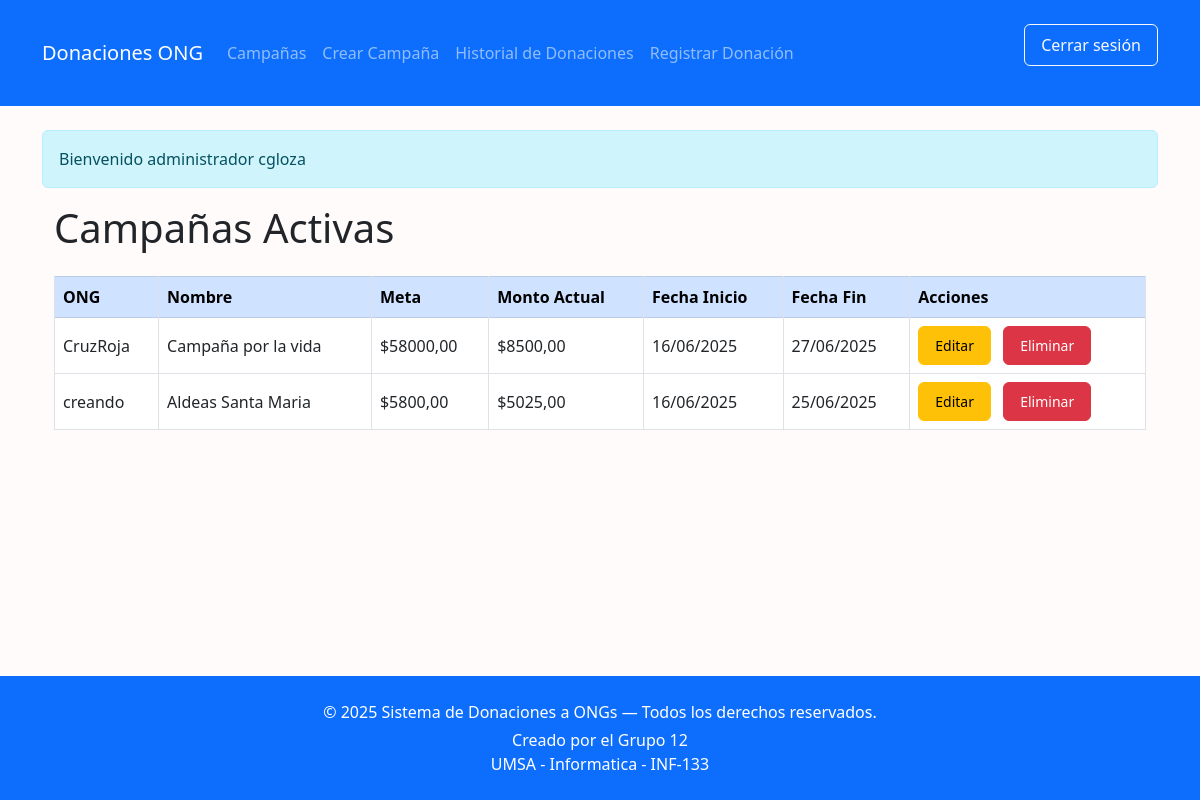
The page /campaña/ (signed in) on the database its author committed.
### core/models.py (models this page shows, shortened)
class Campaña(models.Model):
    ong = models.ForeignKey('ONG', on_delete=models.CASCADE)
    nombre = models.CharField(max_length=100)
    monto_actual = models.DecimalField(max_digits=10, decimal_places=2, default=0)
    meta = models.DecimalField(
        max_digits=10,
        decimal_places=2,
        validators=[MinValueValidator(0.01)]  # mínimo 0.01
    )
    descripcion = models.TextField(default='')
    fecha_inicio = models.DateField()
    fecha_fin = models.DateField()

class ONG(models.Model):
    user = models.OneToOneField(User, on_delete=models.CASCADE)
    descripcion = models.TextField()
    direccion = models.CharField(max_length=200)

### core/views.py (called while the page is built)
@login_required
def mostrar_campañas(request):
    campañas = Campaña.objects.all()
    return render(request, 'core/mostrar_campañas.html', {'campañas': campañas})

### core/templates/core/mostrar_campañas.html (shortened to what this page needs)
{% extends 'core/base.html' %}
{% block content %}
<div class="container">
  <h1 class="mb-4">Campañas Activas</h1>
  <div class="table-responsive">
    <table class="table table-bordered table-hover align-middle">
      <thead class="table-primary">
        <tr>
          <th>ONG</th>
          <th>Nombre</th>
          <th>Meta</th>
          <th>Monto Actual</th>
          <th>Fecha Inicio</th>
          <th>Fecha Fin</th>
          {% if request.user.is_authenticated %}
            <th>Acciones</th>
          {% endif %}
        </tr>
      </thead>
      <tbody>
        {% for campaña in campañas %}
        <tr>
          <td>{{ campaña.ong.user.username }}</td>
          <td>{{ campaña.nombre }}</td>
          <td>${{ campaña.meta|floatformat:2 }}</td>
          <td>${{ campaña.monto_actual|floatformat:2 }}</td>
          <td>{{ campaña.fecha_inicio|date:"d/m/Y" }}</td>
          <td>{{ campaña.fecha_fin|date:"d/m/Y" }}</td>
          {% if request.user.is_authenticated and request.user.is_superuser or request.user.ong == campaña.ong %}
          <td>
             <a href="{% url 'editar_campaña' campaña.id %}" class="btn btn-sm btn-warning me-2">Editar</a>
    <a href="{% url 'eliminar_campaña' campaña.id %}" class="btn btn-sm btn-danger">Eliminar</a>
  </td>
{% else %}
          <td class="text-center">-</td>
          {% endif %}
        </tr>
        {% empty %}
        <tr>
          <td colspan="7" class="text-center">No hay campañas registradas.</td>
        </tr>
        {% endfor %}
      </tbody>
    </table>
  </div>
</div>
{% endblock %}

### core/templates/core/base.html (shortened to what this page needs)
{% load static %}
{% load custom_tags %}
<!DOCTYPE html>
<html lang="es">
<head>
    <link href="https://cdn.jsdelivr.net/npm/bootstrap@5.3.0/dist/css/bootstrap.min.css" rel="stylesheet">
    {% block extra_css %}
     <link href="{% static 'css/styles.css' %}" rel="stylesheet">
    {% endblock %}
</head  class="d-flex flex-column min-vh-100">
<body>
    <nav class="navbar navbar-expand-lg navbar-dark bg-primary">
        <div class="container">
            <a class="navbar-brand" href="{% url 'home' %}">Donaciones ONG</a>
            <div class="collapse navbar-collapse" id="navbarContent">
                <ul class="navbar-nav me-auto mb-2 mb-lg-0">
                    {% if user.is_authenticated %}
                        {% if user.is_superuser %}
                            <li class="nav-item"><a class="nav-link" href="{% url 'mostrar_campañas' %}">Campañas</a></li>
                            <li class="nav-item"><a class="nav-link" href="{% url 'crear_campaña' %}">Crear Campaña</a></li>
                            <li class="nav-item"><a class="nav-link" href="{% url 'listar_donaciones' %}">Historial de Donaciones</a></li>
                            <li class="nav-item"><a class="nav-link" href="{% url 'crear_donacion' %}">Registrar Donación</a></li>
                        {% elif user|tiene_attr:"ong" %}
                            <li class="nav-item"><a class="nav-link" href="{% url 'mostrar_campañas' %}">Campañas</a></li>
                            <li class="nav-item"><a class="nav-link" href="{% url 'crear_campaña' %}">Crear Campaña</a></li>
                            <li class="nav-item"><a class="nav-link" href="{% url 'listar_donaciones' %}">Historial de Donaciones</a></li>
                        {% endif %}
                    {% endif %}
                </ul>
                {% if user.is_authenticated %}
                    <form method="post" action="{% url 'logout' %}" class="d-flex">
                        <button class="btn btn-outline-light" type="submit">Cerrar sesión</button>
                    </form>
                {% endif %}
            </div>
        </div>
    </nav>
    <main class="container my-4">
        {% if user.is_authenticated %}
            {% if user.is_superuser %}
                <div class="alert alert-info">Bienvenido administrador {{ user.username }}</div>
            {% elif user|tiene_attr:"donante" %}
                <div class="alert alert-success">Bienvenido donante {{ user.username }}</div>
            {% elif user|tiene_attr:"ong" %}
                <div class="alert alert-warning">ONG: {{ user.username }}</div>
            {% endif %}
        {% endif %}
        {% block content %}
        {% endblock %}
    </main>
    <footer class="footer bg-primary text-white text-center py-4 mt-5">
        <div class="container">
            <p class="mb-1">&copy; 2025 Sistema de Donaciones a ONGs — Todos los derechos reservados.</p>
            <p class="mb-0">Creado por el Grupo 12</p>
            <p class="mb-0">UMSA - Informatica - INF-133 </p>
        </div>
    </footer>
</body>
</html>

### core/static/css/styles.css (style rules this page uses)
html, body { height: 100%; margin: 0; }
body { display: flex; flex-direction: column; min-height: 100vh; background-color: #fffafab7; font-family: 'Segoe UI', Tahoma, Geneva, Verdana, sans-serif; }
main { flex: 1 0 auto; }
footer { flex-shrink: 0; background-color: #0d6efd; color: white; text-align: center; padding: 1rem 0; }
h1, h2, h3 { margin-bottom: 1rem; }
table { width: 100%; border-collapse: collapse; margin-bottom: 1.5rem; }
table th, table td { border: 1px solid #dee2e6; padding: 0.75rem; vertical-align: middle; }
table th { background-color: #0d6efd; color: white; text-align: left; }
button, .btn { border-radius: 0.375rem; padding: 0.5rem 1rem; }
a { color: #0d6efd; text-decoration: none; }
form { max-width: 600px; margin-bottom: 2rem; }
form button { margin-top: 1rem; }
.alert-info { background-color: #cff4fc; border-color: #b6effb; color: #055160; }

### rows shown on the page
Campaña: ong.user.username "CruzRoja", nombre "Campaña por la vida", meta "58000,00", monto_actual "8500,00", fecha_inicio "16/06/2025", fecha_fin "27/06/2025"
Campaña: ong.user.username "creando", nombre "Aldeas Santa Maria", meta "5800,00", monto_actual "5025,00", fecha_inicio "16/06/2025", fecha_fin "25/06/2025"

### other values the page prints
{{ user.username }} "cgloza"
